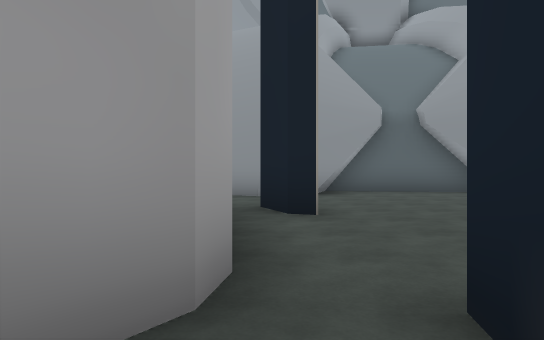
[1] (above)

18 first-person views from a walk through a 3-D level made in the Unity game engine. The camera is 1.3 m above the floor, looks level and sees 75° across. The floor is counted in squares, 2.48 m on a side. Each view is taken from the middle of a square. On the plan, view 1 faces up. The plan holds only what a view shows up to about 9 squares ahead; the rest is blank. The place goes on beyond the plan. The player is left out. Some animated figures are not drawn.

[2]
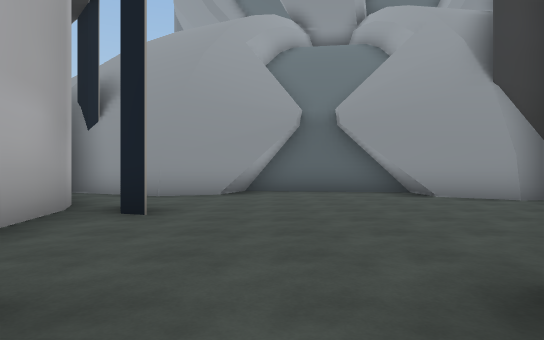

[3]
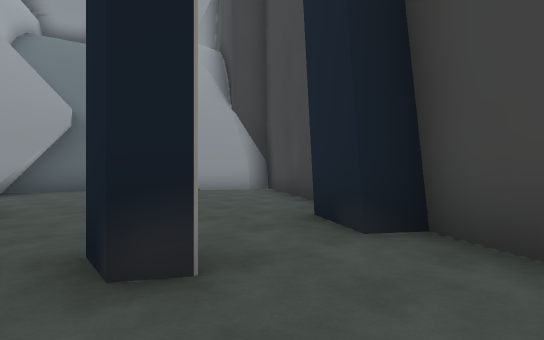

[4]
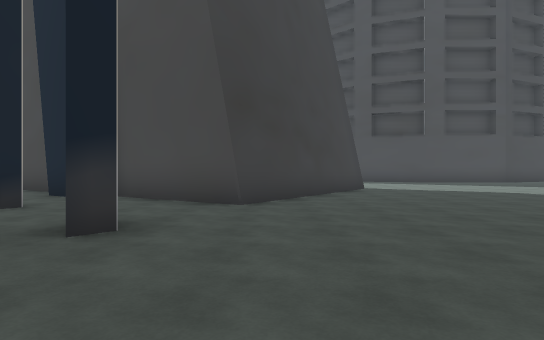

[5]
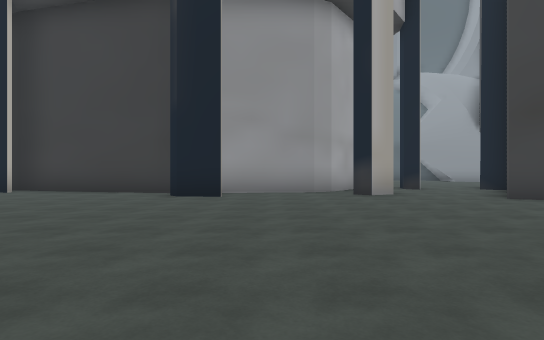

[6]
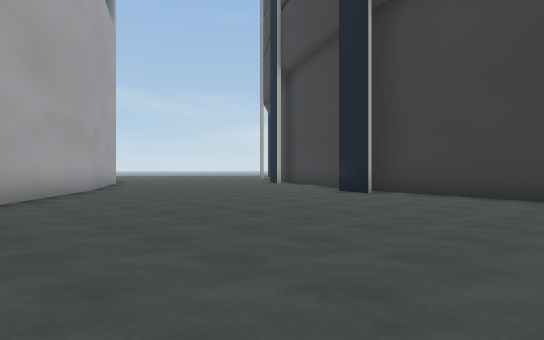

[7]
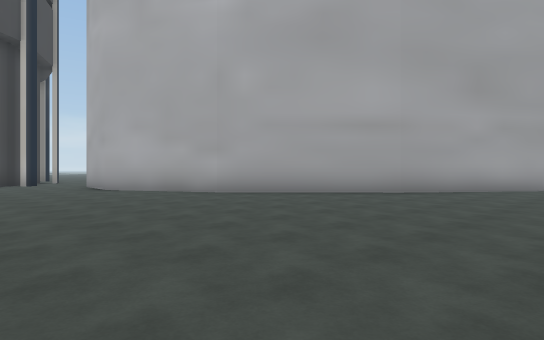

[8]
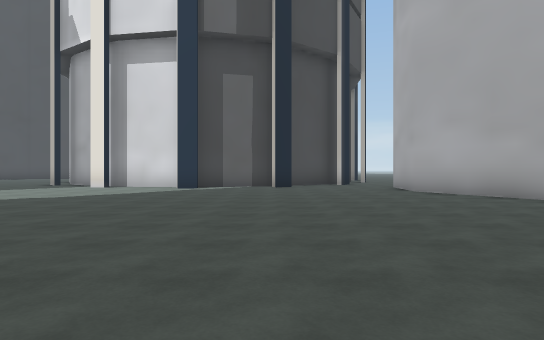

[9]
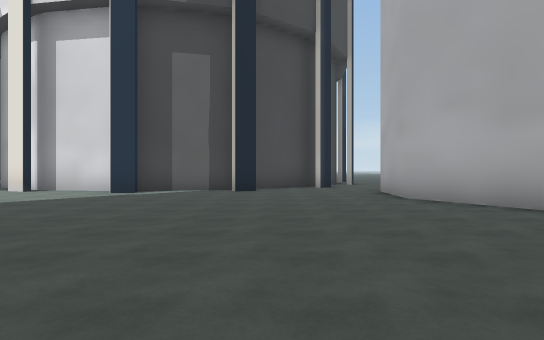

[10]
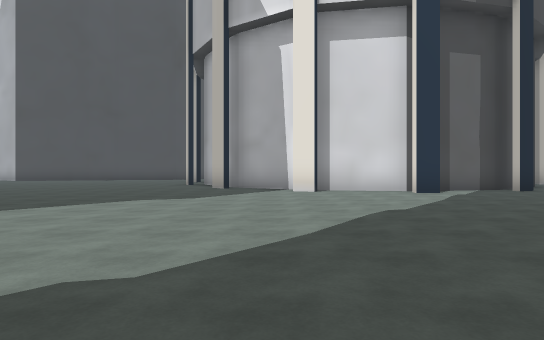

[11]
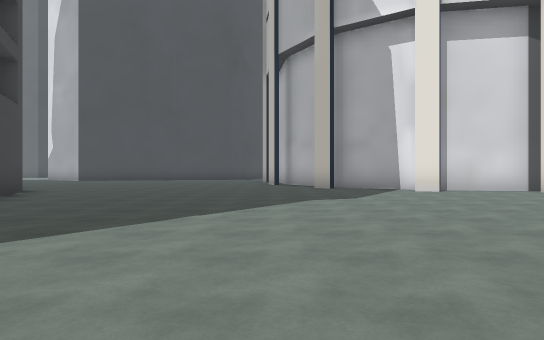

[12]
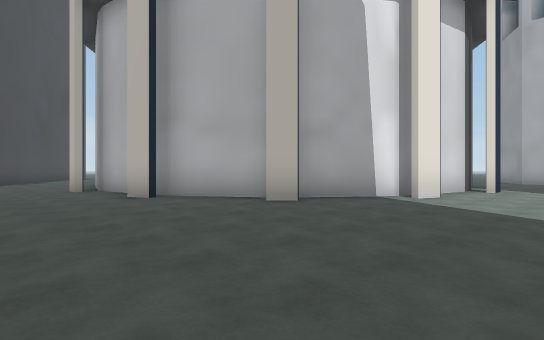

[13]
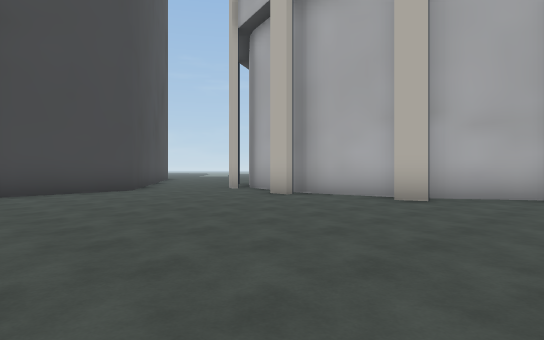

[14]
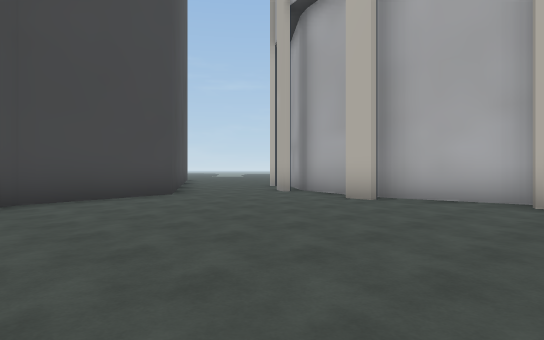

[15]
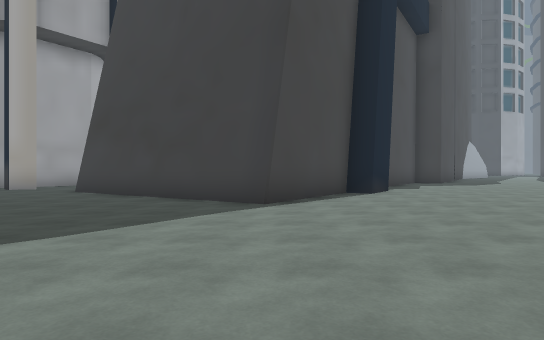

[16]
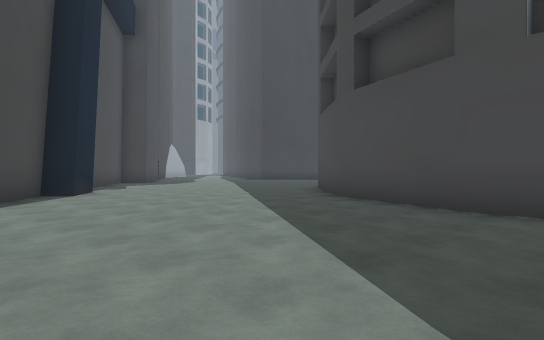

[17]
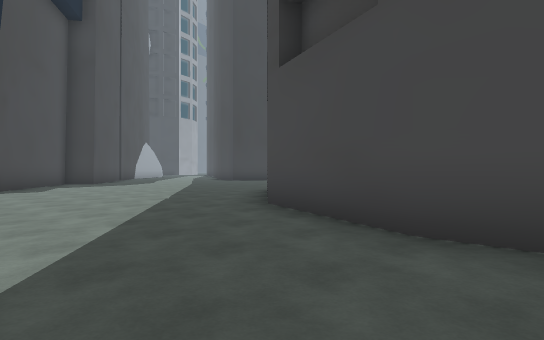

[18]
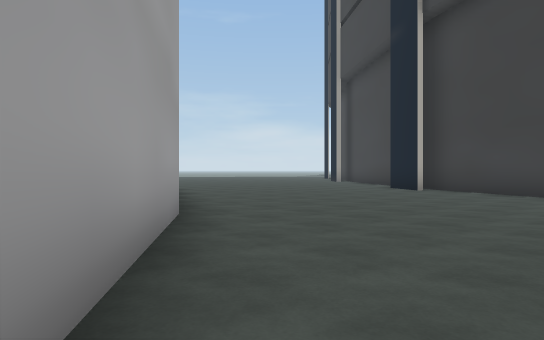

### Floor plan
Points are (right, up) in squares from view 1. A wall is a line through its corners. A room is listed if a view was taken in it or the views show most of it. See-through windows are left out.
Room 1 (views 1, 2)
walls: (-0.7, 4.7) (-0.4, 3.1); (4.5, 2.4) (6.4, 5.3); (-0.2, 1.9) (-0.3, 1.3) (-1.6, -0.4); (-1, 5.3) (-0.7, 4.6); (1.1, 0.4) (0.6, 0.7) (0.7, 1.4); (1.8, 8.8) (1.4, 7.8) (-0.3, 7.1) (-2.8, 8.3); (1.6, 8.9) (1.1, 7.6); (5.2, 8.3) (1.3, 8.9); (6.9, 6.2) (6.3, 6.2) (4.6, 7.4); (1.8, -1.7) (3.1, 0.3) (2.6, 0.6) (3.4, 1.7)
ways out: opening at (0.5, -1.5) to room 2
Room 2 (views 3, 4, 5, 6, 7, 8, 9, 10, 11, 12, 13, 14, 15, 16, 17, 18)
walls: (-0.9, -15.1) (-0.3, -15.1); (-0.9, -15.8) (-0.2, -15.7); (-1.8, -16) (-0.6, -15.7) (1.2, -16); (1.9, -15.5) (2.5, -15.7); (-8, -10.8) (-6.5, -13.6) (-6.7, -15.7); (-3.7, -16) (-3, -15.6); (-4, -2.1) (-5, -2); (-0.4, -1.4) (-0.9, -1.7) (-1.3, -1.4); (1.8, -16.1) (2.2, -16.3) (3.9, -17.4); (-1.7, -0.6) (-4.2, -0.9); (-1.6, -0.4) (-2, -0.7); (-5.5, -1) (-9.5, 0.1); (4.3, -16.9) (4.8, -17.4); (-10.9, -7.6) (-7.9, -10.8); (4.2, -17.8) (5.5, -19.8) (5.8, -22.2); (-9.1, -0.9) (-10.2, -0.4); (10.8, -10.6) (10.8, -9.8) (11.9, -7) (12.5, -6.4); (9, -2) (8.2, -3.1) (7.8, -2.8) (5.9, -5.5) (1.3, -2.5) (1.8, -1.7); (5.3, -19.5) (5.5, -20.1); (5.9, -19.3) (6.1, -19.9); (9.7, 0.1) (9.4, -0.3); (-14.8, -4.8) (-10.8, -7.7); (12, -15.5) (11.3, -13.9); (5.8, -22.1) (5.7, -22.6); (6.4, -22.1) (6.3, -22.8); (-12.1, 1.4) (-14.3, 2.5); (5.6, -23.1) (5.1, -24.7); (8.1, -25.9) (11, -25.3) (11.3, -25.1)
ways out: opening at (0.5, -1.5) to room 1; opening at (-5.5, -16.5); opening at (6.5, -25.5)

Where each view was taken, in squares from view 1:
view 1: 0 up, 0 right, facing up
view 2: 0 up, 2 right, facing up
view 3: 1 down, 0 right, facing up-right
view 4: 3 down, 4 left, facing right
view 5: 9 down, 3 left, facing up
view 6: 8 down, 5 left, facing up-left
view 7: 4 down, 3 left, facing down-left
view 8: 5 down, 3 left, facing down
view 9: 7 down, 4 left, facing down
view 10: 7 down, 3 right, facing down
view 11: 7 down, 6 right, facing down
view 12: 13 down, 9 right, facing down-left
view 13: 17 down, 12 right, facing down-left
view 14: 19 down, 12 right, facing down-left
view 15: 11 down, 6 right, facing up
view 16: 11 down, 6 right, facing up-right
view 17: 11 down, 8 right, facing up-right
view 18: 7 down, 11 left, facing up-left
